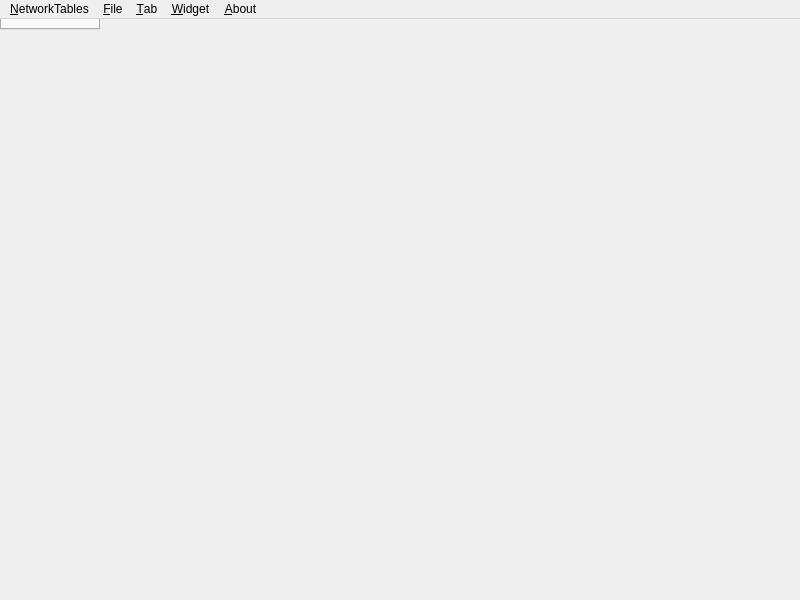
<?xml version="1.0" encoding="UTF-8"?>
<ui version="4.0">
 <class>MainWindow</class>
 <widget class="QMainWindow" name="MainWindow">
  <property name="geometry">
   <rect>
    <x>0</x>
    <y>0</y>
    <width>800</width>
    <height>600</height>
   </rect>
  </property>
  <property name="mouseTracking">
   <bool>true</bool>
  </property>
  <property name="windowTitle">
   <string>QFRCDashboard</string>
  </property>
  <widget class="QTabWidget" name="centralwidget">
   <property name="mouseTracking">
    <bool>true</bool>
   </property>
  </widget>
  <widget class="QMenuBar" name="menuBar">
   <property name="geometry">
    <rect>
     <x>0</x>
     <y>0</y>
     <width>800</width>
     <height>22</height>
    </rect>
   </property>
   <widget class="QMenu" name="menuNetworkTables">
    <property name="title">
     <string>&amp;NetworkTables</string>
    </property>
    <addaction name="action_Server_2"/>
   </widget>
   <widget class="QMenu" name="menuFile">
    <property name="title">
     <string>&amp;File</string>
    </property>
    <addaction name="actionSave"/>
    <addaction name="actionSave_As"/>
    <addaction name="actionOpen"/>
   </widget>
   <widget class="QMenu" name="menu_Tab">
    <property name="title">
     <string>&amp;Tab</string>
    </property>
    <addaction name="actionClose_Tab"/>
    <addaction name="actionNew_Tab"/>
    <addaction name="actionRename_Tab"/>
    <addaction name="actionResize_Tab"/>
   </widget>
   <widget class="QMenu" name="menuWidget">
    <property name="title">
     <string>&amp;Widget</string>
    </property>
    <addaction name="actionNew_NT_Widget"/>
    <addaction name="actionNew_Graph"/>
    <addaction name="actionNew_Camera_View"/>
   </widget>
   <widget class="QMenu" name="menuAbout">
    <property name="title">
     <string>&amp;About</string>
    </property>
    <addaction name="actionAbout"/>
    <addaction name="actionAbout_Qt"/>
   </widget>
   <addaction name="menuNetworkTables"/>
   <addaction name="menuFile"/>
   <addaction name="menu_Tab"/>
   <addaction name="menuWidget"/>
   <addaction name="menuAbout"/>
  </widget>
  <action name="action_Server_2">
   <property name="text">
    <string>&amp;Server</string>
   </property>
   <property name="shortcut">
    <string>Ctrl+E</string>
   </property>
  </action>
  <action name="actionSave">
   <property name="text">
    <string>&amp;Save</string>
   </property>
   <property name="shortcut">
    <string>Ctrl+S</string>
   </property>
  </action>
  <action name="actionSave_As">
   <property name="text">
    <string>Save &amp;As...</string>
   </property>
   <property name="shortcut">
    <string>Ctrl+Shift+S</string>
   </property>
  </action>
  <action name="actionOpen">
   <property name="text">
    <string>&amp;Open File...</string>
   </property>
   <property name="shortcut">
    <string>Ctrl+O</string>
   </property>
  </action>
  <action name="actionClose_Tab">
   <property name="text">
    <string>&amp;Close Tab</string>
   </property>
   <property name="shortcut">
    <string>Ctrl+W</string>
   </property>
  </action>
  <action name="actionNew_Tab">
   <property name="text">
    <string>&amp;New Tab...</string>
   </property>
   <property name="shortcut">
    <string>Ctrl+T</string>
   </property>
  </action>
  <action name="actionRename_Tab">
   <property name="text">
    <string>&amp;Rename Tab...</string>
   </property>
  </action>
  <action name="actionResize_Tab">
   <property name="text">
    <string>Re&amp;size Tab...</string>
   </property>
  </action>
  <action name="actionNew_NT_Widget">
   <property name="text">
    <string>New &amp;NT Widget</string>
   </property>
   <property name="shortcut">
    <string>Ctrl+N</string>
   </property>
  </action>
  <action name="actionAbout">
   <property name="text">
    <string>&amp;About</string>
   </property>
  </action>
  <action name="actionAbout_Qt">
   <property name="text">
    <string>About &amp;Qt</string>
   </property>
  </action>
  <action name="actionNew_Graph">
   <property name="text">
    <string>New &amp;Graph</string>
   </property>
   <property name="shortcut">
    <string>Ctrl+G</string>
   </property>
  </action>
  <action name="actionNew_Camera_View">
   <property name="text">
    <string>New &amp;Camera View</string>
   </property>
  </action>
 </widget>
 <resources/>
 <connections>
  <connection>
   <sender>action_Server_2</sender>
   <signal>triggered()</signal>
   <receiver>MainWindow</receiver>
   <slot>ntSettingsPopup()</slot>
   <hints>
    <hint type="sourcelabel">
     <x>-1</x>
     <y>-1</y>
    </hint>
    <hint type="destinationlabel">
     <x>399</x>
     <y>299</y>
    </hint>
   </hints>
  </connection>
  <connection>
   <sender>actionAbout</sender>
   <signal>triggered()</signal>
   <receiver>MainWindow</receiver>
   <slot>about()</slot>
   <hints>
    <hint type="sourcelabel">
     <x>-1</x>
     <y>-1</y>
    </hint>
    <hint type="destinationlabel">
     <x>399</x>
     <y>299</y>
    </hint>
   </hints>
  </connection>
  <connection>
   <sender>actionAbout_Qt</sender>
   <signal>triggered()</signal>
   <receiver>MainWindow</receiver>
   <slot>aboutQt()</slot>
   <hints>
    <hint type="sourcelabel">
     <x>-1</x>
     <y>-1</y>
    </hint>
    <hint type="destinationlabel">
     <x>399</x>
     <y>299</y>
    </hint>
   </hints>
  </connection>
  <connection>
   <sender>actionClose_Tab</sender>
   <signal>triggered()</signal>
   <receiver>MainWindow</receiver>
   <slot>closeTab()</slot>
   <hints>
    <hint type="sourcelabel">
     <x>-1</x>
     <y>-1</y>
    </hint>
    <hint type="destinationlabel">
     <x>399</x>
     <y>299</y>
    </hint>
   </hints>
  </connection>
  <connection>
   <sender>actionNew_Camera_View</sender>
   <signal>triggered()</signal>
   <receiver>MainWindow</receiver>
   <slot>newCameraView()</slot>
   <hints>
    <hint type="sourcelabel">
     <x>-1</x>
     <y>-1</y>
    </hint>
    <hint type="destinationlabel">
     <x>399</x>
     <y>299</y>
    </hint>
   </hints>
  </connection>
  <connection>
   <sender>actionNew_Graph</sender>
   <signal>triggered()</signal>
   <receiver>MainWindow</receiver>
   <slot>newGraph()</slot>
   <hints>
    <hint type="sourcelabel">
     <x>-1</x>
     <y>-1</y>
    </hint>
    <hint type="destinationlabel">
     <x>399</x>
     <y>299</y>
    </hint>
   </hints>
  </connection>
  <connection>
   <sender>actionNew_NT_Widget</sender>
   <signal>triggered()</signal>
   <receiver>MainWindow</receiver>
   <slot>newWidgetPopup()</slot>
   <hints>
    <hint type="sourcelabel">
     <x>-1</x>
     <y>-1</y>
    </hint>
    <hint type="destinationlabel">
     <x>399</x>
     <y>299</y>
    </hint>
   </hints>
  </connection>
  <connection>
   <sender>actionNew_Tab</sender>
   <signal>triggered()</signal>
   <receiver>MainWindow</receiver>
   <slot>newTab()</slot>
   <hints>
    <hint type="sourcelabel">
     <x>-1</x>
     <y>-1</y>
    </hint>
    <hint type="destinationlabel">
     <x>399</x>
     <y>299</y>
    </hint>
   </hints>
  </connection>
  <connection>
   <sender>actionOpen</sender>
   <signal>triggered()</signal>
   <receiver>MainWindow</receiver>
   <slot>openDialog()</slot>
   <hints>
    <hint type="sourcelabel">
     <x>-1</x>
     <y>-1</y>
    </hint>
    <hint type="destinationlabel">
     <x>399</x>
     <y>299</y>
    </hint>
   </hints>
  </connection>
  <connection>
   <sender>actionRename_Tab</sender>
   <signal>triggered()</signal>
   <receiver>MainWindow</receiver>
   <slot>renameTab()</slot>
   <hints>
    <hint type="sourcelabel">
     <x>-1</x>
     <y>-1</y>
    </hint>
    <hint type="destinationlabel">
     <x>399</x>
     <y>299</y>
    </hint>
   </hints>
  </connection>
  <connection>
   <sender>actionResize_Tab</sender>
   <signal>triggered()</signal>
   <receiver>MainWindow</receiver>
   <slot>setMaxSize()</slot>
   <hints>
    <hint type="sourcelabel">
     <x>-1</x>
     <y>-1</y>
    </hint>
    <hint type="destinationlabel">
     <x>399</x>
     <y>299</y>
    </hint>
   </hints>
  </connection>
  <connection>
   <sender>actionSave</sender>
   <signal>triggered()</signal>
   <receiver>MainWindow</receiver>
   <slot>save()</slot>
   <hints>
    <hint type="sourcelabel">
     <x>-1</x>
     <y>-1</y>
    </hint>
    <hint type="destinationlabel">
     <x>399</x>
     <y>299</y>
    </hint>
   </hints>
  </connection>
  <connection>
   <sender>actionSave_As</sender>
   <signal>triggered()</signal>
   <receiver>MainWindow</receiver>
   <slot>saveAs()</slot>
   <hints>
    <hint type="sourcelabel">
     <x>-1</x>
     <y>-1</y>
    </hint>
    <hint type="destinationlabel">
     <x>399</x>
     <y>299</y>
    </hint>
   </hints>
  </connection>
 </connections>
 <slots>
  <slot>ntSettingsPopup()</slot>
  <slot>save()</slot>
  <slot>saveAs()</slot>
  <slot>openDialog()</slot>
  <slot>newTab()</slot>
  <slot>closeTab()</slot>
  <slot>setMaxSize()</slot>
  <slot>renameTab()</slot>
  <slot>newCameraView()</slot>
  <slot>newWidgetPopup()</slot>
  <slot>newGraph()</slot>
  <slot>about()</slot>
  <slot>aboutQt()</slot>
 </slots>
</ui>
